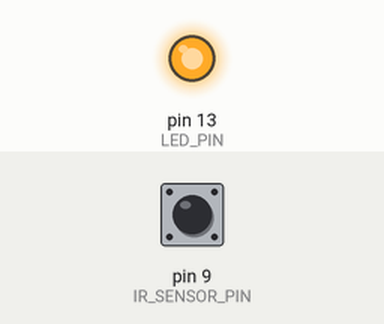
A sketch run on a simulated Arduino Uno, built with avr-gcc and run on an emulated ATmega328P. Shown: output pins drawn as LEDs (lit = HIGH). Dashed ring = blinking. Inputs (shaded band) come from the test bench; at power-on: pin 9 (IR_SENSOR_PIN) LOW. What the sketch prints to the serial monitor is not drawn.

Above: at 1.2 s.
1.3 s: pin 9 (IR_SENSOR_PIN) driven HIGH
At 1.6 s:
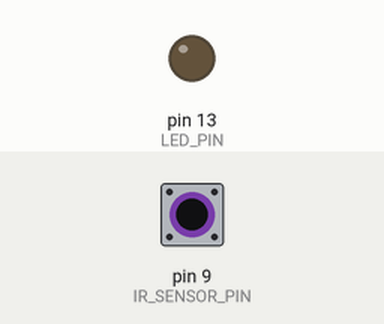
2.8 s: pin 9 (IR_SENSOR_PIN) driven LOW
At 3.9 s:
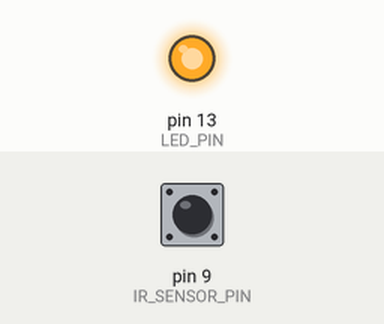
5.8 s: pin 9 (IR_SENSOR_PIN) pulsed HIGH 2 times (0.12 s each, 0.3 s apart)
At 6.01 s:
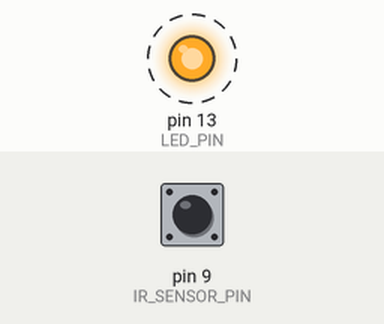
9.4 s: pin 9 (IR_SENSOR_PIN) pulsed HIGH 2 times (0.12 s each, 0.3 s apart)
At 11.1 s:
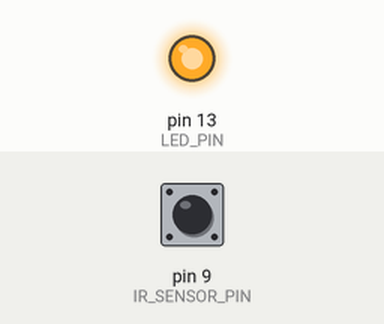
Timing chart, 0 to 12.6 s (numbered marks = the images above; inputs shaded):
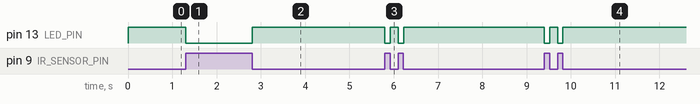

The sketch:

irSensor.ino
```cpp
// (licence header left out)
const int IR_SENSOR_PIN = 9;
const int LED_PIN = 13;

void setup ()
{
    // Init Serila at 115200 Baud
    Serial.begin(115200);
    Serial.println("Serial Working");

    pinMode(IR_SENSOR_PIN, INPUT);
    pinMode(LED_PIN, OUTPUT);
}

void loop () {
    // Set the GPIO as Input
    int sensorStatus = digitalRead(IR_SENSOR_PIN);
    // Check if the pin high or not
    if (sensorStatus == 1) {
        // if the pin is high turn off the onboard Led
        digitalWrite(LED_PIN, LOW);
        Serial.println("Motion Ended!");
    }
    else {
        //else turn on the onboard LED
        digitalWrite(LED_PIN, HIGH);
        Serial.println("Motion Detected!");
    }
}
```

Measured:
- after the input at 1.3 s, pin 13 (LED_PIN): HIGH → LOW at once
- after the input at 2.8 s, pin 13 (LED_PIN): LOW → HIGH at once
- after the input at 5.8 s, pin 13 (LED_PIN): alternates HIGH for 0.18 s and LOW for 0.12 s, 4 changes in all, then stays HIGH, starting at once
- after the input at 9.4 s, pin 13 (LED_PIN): alternates HIGH for 0.18 s and LOW for 0.12 s, 4 changes in all, then stays HIGH, starting at once
